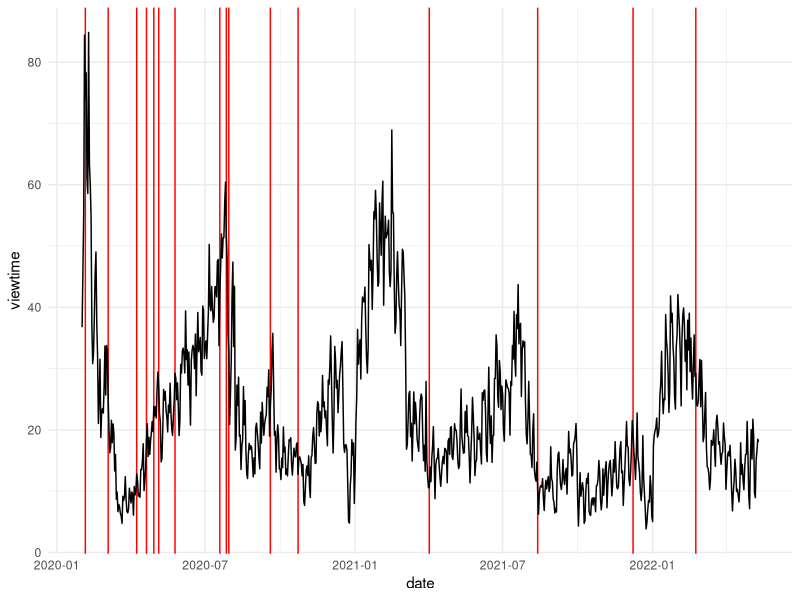
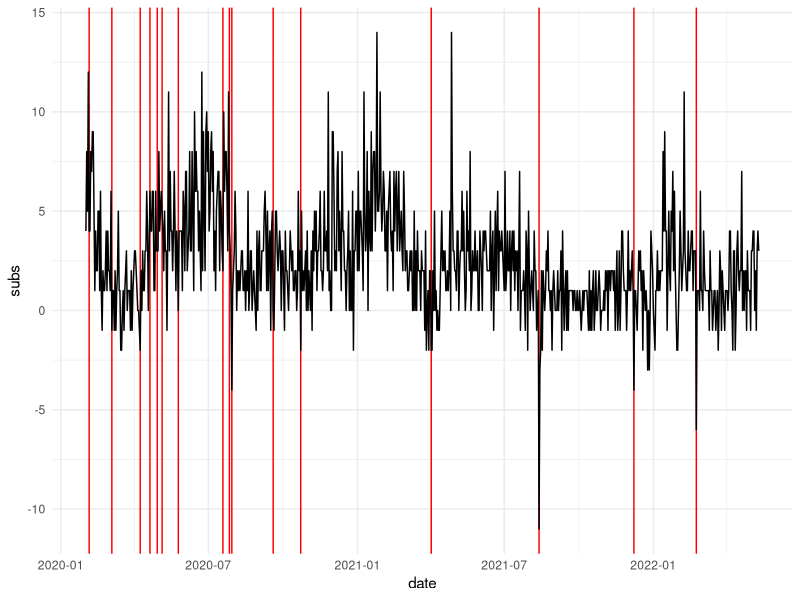
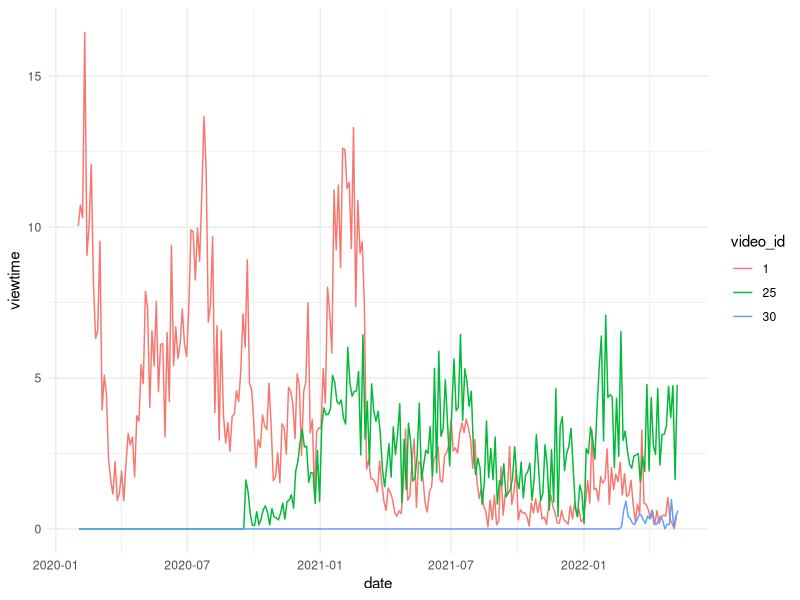

The R script that drew these images, in order:
# Load libraries ----------------------------------------------------------

library(dplyr)
library(magrittr)
library(ggplot2)
library(readr)


# Prepare cumulated video statistics --------------------------------------

videos <- read.csv("data/videos.csv")                    # indicator for release
colnames(videos) <- c("date","videos")
viewtime <- read.csv("data/viewtime.csv", header = TRUE) # viewtime in hours
colnames(viewtime) <- c("date","viewtime")
subs <- read.csv("data/subs.csv", header = TRUE)         # change in subscribers
colnames(subs) <- c("date","subs")
data <- merge(videos, viewtime, by = "date")
data <- merge(data, subs, by = "date")
data$date <- as.Date(data$date)
head(data)


# Plot cumulated video statistics -----------------------------------------

base_plot <- ggplot(data, aes(x = date)) + 
  # mark video release dates in red
  geom_vline(aes(xintercept = date), data = filter(data, videos != 0), color = "red") +
  theme_minimal()

# total viewtime
base_plot + geom_line(aes(y = viewtime))

# number of new subscribers
base_plot + geom_line(aes(y = subs))


# Prepare individual video statistics -------------------------------------

viewtime_by_video <- rbind(read.csv("data/viewtime_by_video1.csv"),
                           read.csv("data/viewtime_by_video2.csv"),
                           read.csv("data/viewtime_by_video3.csv"))
colnames(viewtime_by_video) <- c("date","video_id","video_titel","release","viewtime")

viewtime_by_video$date <- as.Date(viewtime_by_video$date)
viewtime_by_video$release <- parse_date(viewtime_by_video$release, "%b %d, %Y", local = locale("en"))

# add missing data entry
viewtime_by_video[which(viewtime_by_video$video_id == "LqhE2Fm6cJc"), "release"] <- as.Date("2020-01-12")

# table of video ids
unique_video_ids <- viewtime_by_video %>% distinct(video_id, .keep_all = TRUE) %>% arrange(release) %>% select(video_id, video_titel, release)

# remove release data and video title
viewtime_by_video %<>% select(-c(release, video_titel))

# relabel the video ids by order of release
viewtime_by_video$video_id <- factor(viewtime_by_video$video_id, levels = unique_video_ids$video_id)
levels(viewtime_by_video$video_id) <- 1:30
viewtime_by_video %<>% arrange(video_id) 

# optionally reshape data set in wide format
reshape(viewtime_by_video, idvar = "date", timevar = "video_id", direction = "wide") %>% head()


# Plot individual video statistics ----------------------------------------

ggplot(viewtime_by_video %>% filter(video_id == c(1,25,30)), # select video ids
       aes(x = date, y = viewtime, color = video_id, group = video_id)) +
  geom_line() +
  scale_x_date() + 
  theme_minimal()
